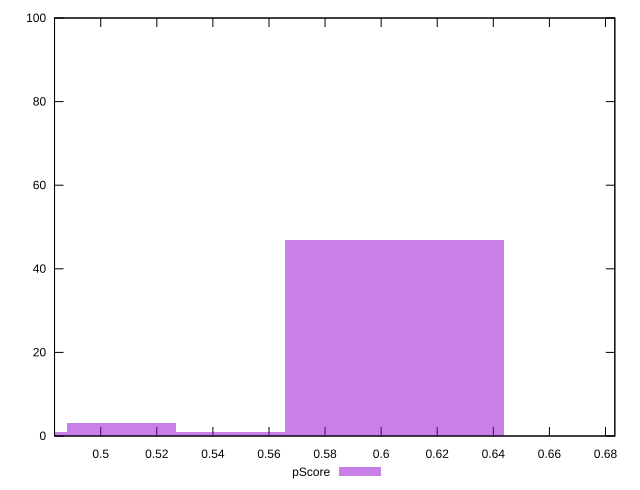

Recreate this plot in gnuplot.
reset

$pScore <<EOF
0.585370256554176 47
0.6243949403244543 47
0.5073208890136192 3
0.7024443078650111 1
0.5463455727838975 1
0.4682962052433407 1
EOF

set key outside below
set boxwidth 0.039024683770278394
set xrange [0.4835294117647059:0.6833333333333333]
set yrange [0:100]
set trange [0:100]
set style fill transparent solid 0.5 noborder
set terminal svg size 640, 490 enhanced background rgb 'white'
set output "report_00020_2021-02-19T21:17:38.612Z2/uses-http2/samples/pages+cached+noadtech+nomedia/pScore/histogram.svg"

plot $pScore title "pScore" with boxes

reset
